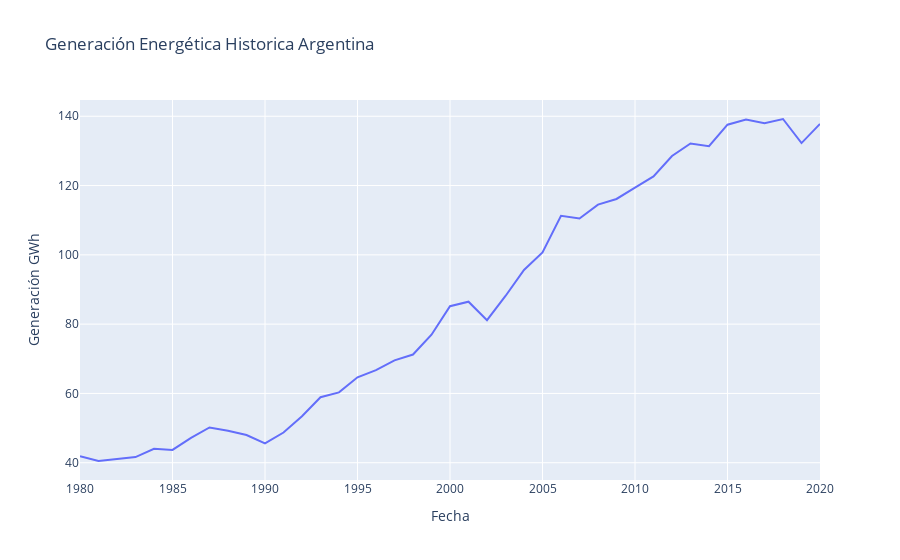

The notebook cell saved with this chart:
### Code cell
fig = px.line(df_gen_vs_con, x='Fecha', y='Generación GWh', title='Generación Energética Historica Argentina')
fig.show()

### Figure 1 — Plotly figure (JSON) as saved in the notebook; plotly's stock layout.template omitted (floating-point values rounded to 4 significant figures)
{"data": [{"hovertemplate": "Fecha=%{x}<br>Generación GWh=%{y}<extra></extra>", "legendgroup": "", "line": {"color": "#636efa", "dash": "solid"}, "marker": {"symbol": "circle"}, "mode": "lines", "name": "", "orientation": "v", "showlegend": false, "type": "scatter", "x": [2020, 2019, 2018, 2017, 2016, 2015, 2014, 2013, 2012, 2011, 2010, 2009, 2008, 2007, 2006, 2005, 2004, 2003, 2002, 2001, 2000, 1999, 1998, 1997, 1996, 1995, 1994, 1993, 1992, 1991, 1990, 1989, 1988, 1987, 1986, 1985, 1984, 1983, 1982, 1981, 1980], "xaxis": "x", "y": [137.8, 132.3, 139.2, 138.0, 139.1, 137.6, 131.4, 132.2, 128.5, 122.6, 119.4, 116.1, 114.5, 110.5, 111.3, 100.7, 95.63, 88.13, 81.13, 86.48, 85.19, 76.94, 71.23, 69.55, 66.74, 64.67, 60.31, 58.91, 53.44, 48.72, 45.56, 48.01, 49.24, 50.18, 47.19, 43.69, 44.02, 41.64, 41.09, 40.5, 41.86], "yaxis": "y"}], "layout": {"legend": {"tracegroupgap": 0}, "title": {"text": "Generación Energética Historica Argentina"}, "xaxis": {"anchor": "y", "domain": [0, 1], "title": {"text": "Fecha"}}, "yaxis": {"anchor": "x", "domain": [0, 1], "title": {"text": "Generación GWh"}}}}
